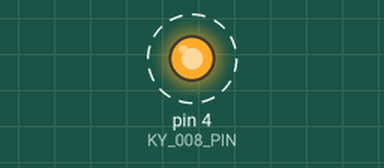
Recording of a sketch running on a simulated Arduino Uno, built with avr-gcc and run on an emulated ATmega328P. Shown: output pins drawn as LEDs (lit = HIGH). Dashed ring = blinking.

Above: at 0.5 s.
Timing chart, 0 to 4.6 s (numbered marks = the images above):
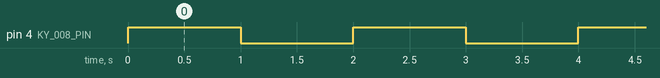

The sketch:

KY-008_Laser.ino
```cpp
/*
 * inventr.io 37 in 1 Sensor Kit (https://inventr.io/product/37-in-1-sensor-kit/)
 * Sensor Course (https://inventr.io/course/sensor-training/)
 *
 * Lesson - [KY-008] LASER
 *
 * The KY-008 is a laser transmitter module commonly used in DIY electronics
 * projects such as robots or home automation systems. It operates at a
 * wavelength of 650 nm and produces a red laser beam that can be used as a
 * sensor or an indicator. The module can be easily connected to a microcontroller,
 * such as an Arduino, and controlled with a few lines of code.
 *
 * Code contributions:
 *    David Schmidt (davids@inventr.io)
 */

/* This project just needs a Digital pin.
 * On the Hero (Arduino Uno compatible) we *could* use: D0-D13, A0-A5.
 * Skip: A0-A5 (save for Analog),
 *       D0/D1 (used by USB),
 *       D2/D3 (save for interrupts),
 *       D13 (used by LED_BUILTIN and SPI Clock),
 *       D5, D6, D9, D10 and D11 (save for PWM)
 *       D11 (SPI MOSI)
 *       D12 (SPI MISO)
 * Recommended for fewest conflicts:
 *    D4, D7 or D8
 */
const int KY_008_PIN = 4;

void setup() {
  pinMode(KY_008_PIN, OUTPUT);  // define the digital output interface 13 feet
}

void loop() {
  digitalWrite(KY_008_PIN, HIGH);  // turn on LASER
  delay(1000);                     // delay one second
  digitalWrite(KY_008_PIN, LOW);   // turn off LASER
  delay(1000);                     // delay one second
}
```

Measured:
- by itself, pin 4 (KY_008_PIN): alternates HIGH for 1.0 s and LOW for 1.0 s
